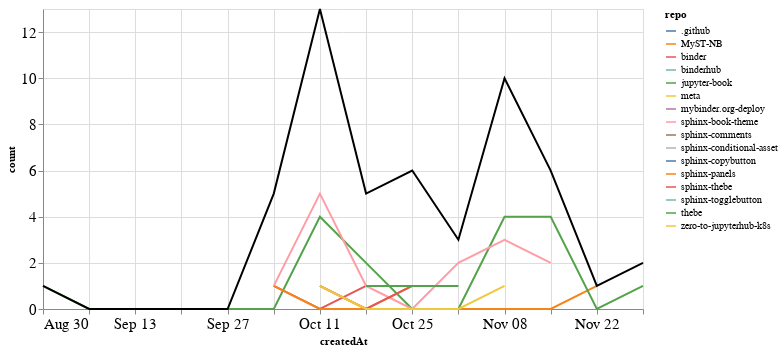

The notebook cell this image was saved under:
### Markdown cell above
## PRs

### Code cell
prs_time = prs.groupby('repo').resample('W', on='createdAt').count()['author'].reset_index()
prs_time = prs_time.rename(columns={'author': 'count'})
prs_time_total = prs_time.groupby('createdAt').agg({"count": "sum"}).reset_index()

ch1 = alt.Chart(prs_time, width=600).mark_line().encode(
    x='createdAt',
    y='count',
    color='repo',
    tooltip="repo"
)

ch2 = alt.Chart(prs_time_total, width=600).mark_line(color="black").encode(
    x='createdAt',
    y='count',
)

ch1 + ch2

### Figure 1 — Vega-Lite specification as saved in the notebook (floating-point values rounded to 4 significant figures)
{"config": {"axisLeft": {"labelFontSize": 15}, "axisBottom": {"labelFontSize": 15}}, "layer": [{"data": {"name": "data-9cfa79f85324a4b76e0e513d477dcf13"}, "mark": "line", "encoding": {"color": {"type": "nominal", "field": "repo"}, "tooltip": {"type": "nominal", "field": "repo"}, "x": {"type": "temporal", "field": "createdAt"}, "y": {"type": "quantitative", "field": "count"}}, "width": 600}, {"data": {"name": "data-2df1aa4ee2cebd3280355c6c09eb2b46"}, "mark": {"type": "line", "color": "black"}, "encoding": {"x": {"type": "temporal", "field": "createdAt"}, "y": {"type": "quantitative", "field": "count"}}, "width": 600}], "$schema": "https://vega.github.io/schema/vega-lite/v4.8.1.json", "datasets": {"data-9cfa79f85324a4b76e0e513d477dcf13": [{"repo": ".github", "createdAt": "2020-11-08T00:00:00", "count": 1}, {"repo": "MyST-NB", "createdAt": "2020-10-11T00:00:00", "count": 1}, {"repo": "MyST-NB", "createdAt": "2020-10-18T00:00:00", "count": 0}, {"repo": "MyST-NB", "createdAt": "2020-10-25T00:00:00", "count": 0}, {"repo": "MyST-NB", "createdAt": "2020-11-01T00:00:00", "count": 0}, {"repo": "MyST-NB", "createdAt": "2020-11-08T00:00:00", "count": 0}, {"repo": "MyST-NB", "createdAt": "2020-11-15T00:00:00", "count": 0}, {"repo": "MyST-NB", "createdAt": "2020-11-22T00:00:00", "count": 1}, {"repo": "binder", "createdAt": "2020-10-04T00:00:00", "count": 1}, {"repo": "binder", "createdAt": "2020-10-11T00:00:00", "count": 0}, {"repo": "binder", "createdAt": "2020-10-18T00:00:00", "count": 1}, {"repo": "binderhub", "createdAt": "2020-10-04T00:00:00", "count": 1}, {"repo": "jupyter-book", "createdAt": "2020-08-30T00:00:00", "count": 1}, {"repo": "jupyter-book", "createdAt": "2020-09-06T00:00:00", "count": 0}, {"repo": "jupyter-book", "createdAt": "2020-09-13T00:00:00", "count": 0}, {"repo": "jupyter-book", "createdAt": "2020-09-20T00:00:00", "count": 0}, {"repo": "jupyter-book", "createdAt": "2020-09-27T00:00:00", "count": 0}, {"repo": "jupyter-book", "createdAt": "2020-10-04T00:00:00", "count": 0}, {"repo": "jupyter-book", "createdAt": "2020-10-11T00:00:00", "count": 4}, {"repo": "jupyter-book", "createdAt": "2020-10-18T00:00:00", "count": 2}, {"repo": "jupyter-book", "createdAt": "2020-10-25T00:00:00", "count": 0}, {"repo": "jupyter-book", "createdAt": "2020-11-01T00:00:00", "count": 0}, {"repo": "jupyter-book", "createdAt": "2020-11-08T00:00:00", "count": 4}, {"repo": "jupyter-book", "createdAt": "2020-11-15T00:00:00", "count": 4}, {"repo": "jupyter-book", "createdAt": "2020-11-22T00:00:00", "count": 0}, {"repo": "jupyter-book", "createdAt": "2020-11-29T00:00:00", "count": 1}, {"repo": "meta", "createdAt": "2020-11-29T00:00:00", "count": 1}, {"repo": "mybinder.org-deploy", "createdAt": "2020-10-11T00:00:00", "count": 1}, {"repo": "sphinx-book-theme", "createdAt": "2020-10-04T00:00:00", "count": 1}, {"repo": "sphinx-book-theme", "createdAt": "2020-10-11T00:00:00", "count": 5}, {"repo": "sphinx-book-theme", "createdAt": "2020-10-18T00:00:00", "count": 1}, {"repo": "sphinx-book-theme", "createdAt": "2020-10-25T00:00:00", "count": 0}, {"repo": "sphinx-book-theme", "createdAt": "2020-11-01T00:00:00", "count": 2}, {"repo": "sphinx-book-theme", "createdAt": "2020-11-08T00:00:00", "count": 3}, {"repo": "sphinx-book-theme", "createdAt": "2020-11-15T00:00:00", "count": 2}, {"repo": "sphinx-comments", "createdAt": "2020-10-04T00:00:00", "count": 1}, {"repo": "sphinx-conditional-asset", "createdAt": "2020-10-25T00:00:00", "count": 2}, {"repo": "sphinx-copybutton", "createdAt": "2020-11-08T00:00:00", "count": 1}, {"repo": "sphinx-panels", "createdAt": "2020-10-04T00:00:00", "count": 1}, {"repo": "sphinx-panels", "createdAt": "2020-10-11T00:00:00", "count": 0}, {"repo": "sphinx-panels", "createdAt": "2020-10-18T00:00:00", "count": 0}, {"repo": "sphinx-panels", "createdAt": "2020-10-25T00:00:00", "count": 1}, {"repo": "sphinx-thebe", "createdAt": "2020-10-11T00:00:00", "count": 1}, {"repo": "sphinx-thebe", "createdAt": "2020-10-18T00:00:00", "count": 0}, {"repo": "sphinx-thebe", "createdAt": "2020-10-25T00:00:00", "count": 1}, {"repo": "sphinx-togglebutton", "createdAt": "2020-10-25T00:00:00", "count": 1}, {"repo": "thebe", "createdAt": "2020-10-18T00:00:00", "count": 1}, {"repo": "thebe", "createdAt": "2020-10-25T00:00:00", "count": 1}, {"repo": "thebe", "createdAt": "2020-11-01T00:00:00", "count": 1}, {"repo": "zero-to-jupyterhub-k8s", "createdAt": "2020-10-11T00:00:00", "count": 1}, {"repo": "zero-to-jupyterhub-k8s", "createdAt": "2020-10-18T00:00:00", "count": 0}, {"repo": "zero-to-jupyterhub-k8s", "createdAt": "2020-10-25T00:00:00", "count": 0}, {"repo": "zero-to-jupyterhub-k8s", "createdAt": "2020-11-01T00:00:00", "count": 0}, {"repo": "zero-to-jupyterhub-k8s", "createdAt": "2020-11-08T00:00:00", "count": 1}], "data-2df1aa4ee2cebd3280355c6c09eb2b46": [{"createdAt": "2020-08-30T00:00:00", "count": 1}, {"createdAt": "2020-09-06T00:00:00", "count": 0}, {"createdAt": "2020-09-13T00:00:00", "count": 0}, {"createdAt": "2020-09-20T00:00:00", "count": 0}, {"createdAt": "2020-09-27T00:00:00", "count": 0}, {"createdAt": "2020-10-04T00:00:00", "count": 5}, {"createdAt": "2020-10-11T00:00:00", "count": 13}, {"createdAt": "2020-10-18T00:00:00", "count": 5}, {"createdAt": "2020-10-25T00:00:00", "count": 6}, {"createdAt": "2020-11-01T00:00:00", "count": 3}, {"createdAt": "2020-11-08T00:00:00", "count": 10}, {"createdAt": "2020-11-15T00:00:00", "count": 6}, {"createdAt": "2020-11-22T00:00:00", "count": 1}, {"createdAt": "2020-11-29T00:00:00", "count": 2}]}}
